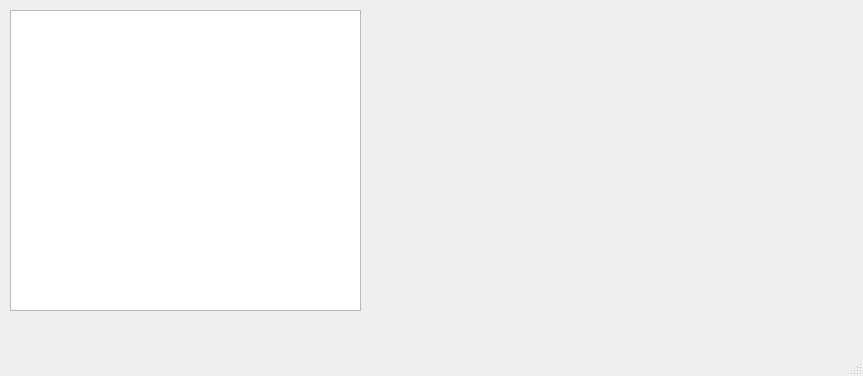
<?xml version="1.0" encoding="UTF-8"?>
<ui version="4.0">
 <class>MainWindow</class>
 <widget class="QMainWindow" name="MainWindow">
  <property name="geometry">
   <rect>
    <x>0</x>
    <y>0</y>
    <width>863</width>
    <height>376</height>
   </rect>
  </property>
  <property name="minimumSize">
   <size>
    <width>860</width>
    <height>376</height>
   </size>
  </property>
  <property name="maximumSize">
   <size>
    <width>960</width>
    <height>400</height>
   </size>
  </property>
  <property name="windowTitle">
   <string>MainWindow</string>
  </property>
  <widget class="QWidget" name="centralwidget">
   <widget class="QTableWidget" name="appleTable">
    <property name="geometry">
     <rect>
      <x>10</x>
      <y>10</y>
      <width>351</width>
      <height>301</height>
     </rect>
    </property>
   </widget>
   <widget class="QLabel" name="sourceImage">
    <property name="geometry">
     <rect>
      <x>437</x>
      <y>7</y>
      <width>391</width>
      <height>301</height>
     </rect>
    </property>
    <property name="text">
     <string/>
    </property>
    <property name="pixmap">
     <pixmap resource="res.qrc">:/images/red_apple.jpg</pixmap>
    </property>
    <property name="scaledContents">
     <bool>true</bool>
    </property>
   </widget>
  </widget>
  <widget class="QMenuBar" name="menubar">
   <property name="geometry">
    <rect>
     <x>0</x>
     <y>0</y>
     <width>863</width>
     <height>40</height>
    </rect>
   </property>
  </widget>
  <widget class="QStatusBar" name="statusbar"/>
 </widget>
 <resources>
  <include location="res.qrc"/>
 </resources>
 <connections/>
</ui>
